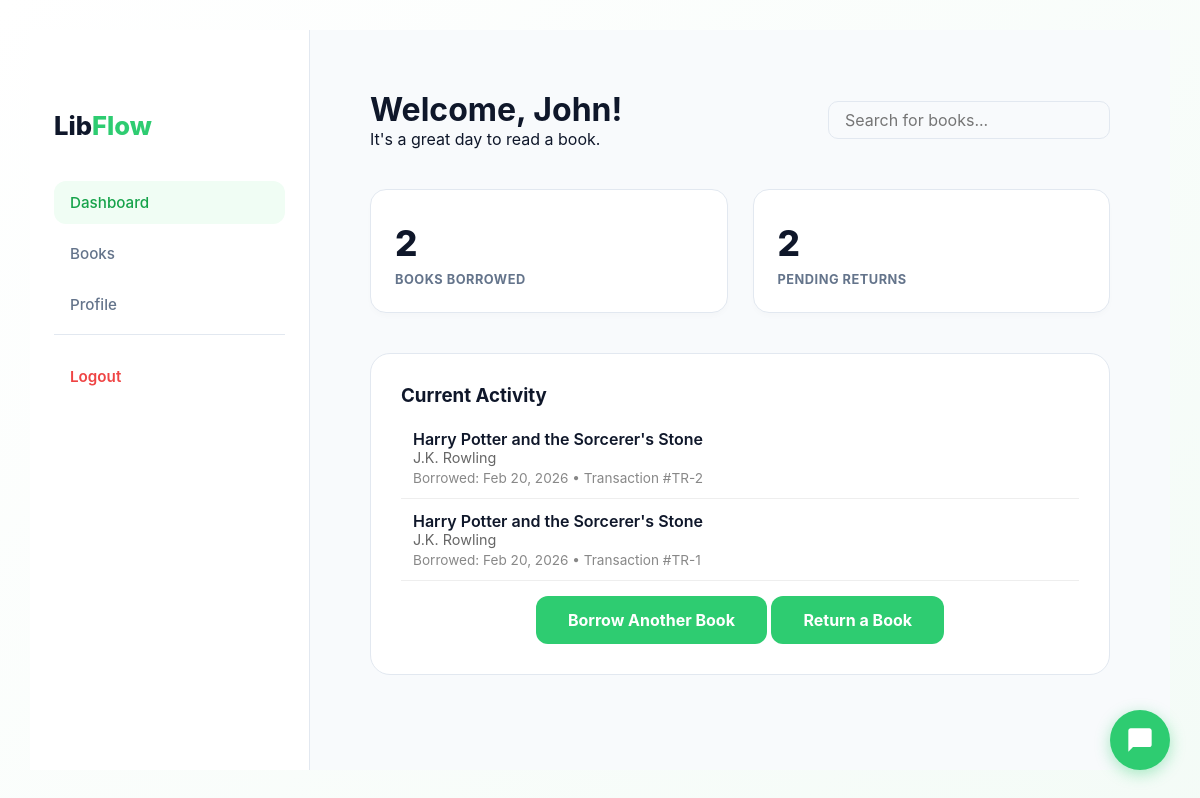
The app's page /dashboard.php (signed in) with its own data.
### tables this page shows
CREATE TABLE `transactions` (
  `id` int(11) NOT NULL AUTO_INCREMENT,
  `user_id` int(11) NOT NULL,
  `book_id` int(11) NOT NULL,
  `issue_date` date NOT NULL,
  `return_date` date DEFAULT NULL,
  `status` enum('borrowed','returned','overdue') DEFAULT 'borrowed',
  `created_at` timestamp NOT NULL DEFAULT current_timestamp(),
  PRIMARY KEY (`id`),
  KEY `fk_user` (`user_id`),
  KEY `fk_book` (`book_id`),
  CONSTRAINT `fk_book` FOREIGN KEY (`book_id`) REFERENCES `books` (`id`) ON DELETE CASCADE,
  CONSTRAINT `fk_user` FOREIGN KEY (`user_id`) REFERENCES `users` (`id`) ON DELETE CASCADE
);

CREATE TABLE `books` (
  `id` int(11) NOT NULL AUTO_INCREMENT,
  `title` varchar(200) NOT NULL,
  `author` varchar(150) NOT NULL,
  `genre` varchar(150) DEFAULT NULL,
  `quantity` int(11) DEFAULT 0,
  `cover_image` varchar(255) DEFAULT NULL,
  `created_at` timestamp NOT NULL DEFAULT current_timestamp(),
  PRIMARY KEY (`id`)
);

### src/dashboard.php (the view, shortened to what this page needs)
<?php
require_once "db_config.php";
function h($str)
{
    return htmlspecialchars($str ?? "", ENT_QUOTES, "UTF-8");
}
$user_id = intval($_SESSION["user_id"]);
$stmtTotal = $link_id->prepare("SELECT COUNT(*) AS total FROM transactions WHERE user_id = ?");
$stmtTotal->execute([$user_id]);
$totalBorrowed = intval($stmtTotal->fetch(PDO::FETCH_ASSOC)["total"] ?? 0);
$stmtPending = $link_id->prepare("SELECT COUNT(*) AS pending FROM transactions WHERE user_id = ? AND status = 'borrowed'");
$stmtPending->execute([$user_id]);
$pendingReturns = intval($stmtPending->fetch(PDO::FETCH_ASSOC)["pending"] ?? 0);
$stmtActive = $link_id->prepare("
    SELECT
        t.id,
        t.issue_date,
        b.title,
        b.author
    FROM transactions t
    INNER JOIN books b ON b.id = t.book_id
    WHERE t.user_id = ?
      AND t.status = 'borrowed'
    ORDER BY t.id DESC
    LIMIT 5
");
$stmtActive->execute([$user_id]);
$activeLoans = $stmtActive->fetchAll(PDO::FETCH_ASSOC);
$firstName = explode(" ", trim($_SESSION["user_name"] ?? "User"))[0];
?>
<!DOCTYPE html>
<html lang="en">
<?php include "heading.php" ?>
<head>
</head>
<body>
    <div class="dashboard-wrapper">
        <div class="sidebar">
            <div class="sidebar-top">
                <div class="logo">Lib<span>Flow</span></div>
            </div>
            <nav id="nav-menu">
                <a href="dashboard.php" class="active">Dashboard</a>
                <a href="user/history_books.php">Books</a>
                <a href="user/user_profile.php">Profile</a>
                <div class="logout-container">
                    <a href="logout.php" class="logout">Logout</a>
                </div>
            </nav>
        </div>
        <main class="content">
            <header class="header">
                <div class="header-left">
                    <h1>Welcome, <?php echo h($firstName); ?>!</h1>
                    <p>It's a great day to read a book.</p>
                </div>
                <div class="search-box">
                    <input type="text" placeholder="Search for books...">
                </div>
            </header>
            <div class="stats-row">
                <div class="stat-item">
                    <span class="stat-value"><?php echo $totalBorrowed; ?></span>
                    <span class="stat-label">Books Borrowed</span>
                </div>
                <div class="stat-item">
                    <span class="stat-value"><?php echo $pendingReturns; ?></span>
                    <span class="stat-label">Pending Returns</span>
                </div>
            </div>
            <div class="user-grid">
                <div class="status-card">
                    <h3>Current Activity</h3>
                    <?php if (count($activeLoans) == 0) { ?>
                        <div class="empty-state">
                            <div class="empty-icon">📂</div>
                            <p>No active loans at the moment.</p>
                            <a href="borrow.php" class="btn-primary">Borrow Your First Book</a>
                        </div>
                    <?php } else { ?>
                        <div style="margin-top: 10px;">
                            <?php foreach ($activeLoans as $loan) { ?>
                                <div style="padding: 12px; border-bottom: 1px solid #eee;">
                                    <div style="font-weight: 600;">
                                        <?php echo h($loan["title"]); ?>
                                    </div>
                                    <div style="font-size: 0.9rem; color: #666;">
                                        <?php echo h($loan["author"]); ?>
                                    </div>
                                    <div style="font-size: 0.85rem; color: #888; margin-top: 4px;">
                                        Borrowed: <?php echo date("M d, Y", strtotime($loan["issue_date"])); ?>
                                        • Transaction #TR-<?php echo h($loan["id"]); ?>
                                    </div>
                                </div>
                            <?php } ?>
                        </div>
                        <div style="margin-top: 15px; text-align:center;">
                            <a href="borrow.php" class="btn-primary">Borrow Another Book</a>
                            <a href="return.php" class="btn-primary">Return a Book</a>
                        </div>
                    <?php } ?>
                </div>
            </div>
        </main>
    </div>
    <div class="chatbot-wrapper">
        <button class="chat-bubble" id="chat-bubble">
            <svg viewBox="0 0 24 24" width="28" height="28" fill="white">
                <path d="M20 2H4c-1.1 0-2 .9-2 2v18l4-4h14c1.1 0 2-.9 2-2V4c0-1.1-.9-2-2-2z"></path>
            </svg>
        </button>
    </div>
</body>
</html>

### src/heading.php (shortened to what this page needs)
<!DOCTYPE html>
<html lang="en">
<head>
    <link rel="stylesheet" href="https://cdnjs.cloudflare.com/ajax/libs/font-awesome/6.0.0/css/all.min.css">
    <link rel="stylesheet" type="text/css" href="css/main.css">
    <link rel="stylesheet" type="text/css" href="css/register.css">
    <link rel="stylesheet" type="text/css" href="css/login.css">
    <link rel="stylesheet" type="text/css" href="css/borrow.css">
    <link rel="stylesheet" type="text/css" href="css/return.css">
    <link rel="stylesheet" type="text/css" href="css/dashboard.css">
    <link rel="stylesheet" type="text/css" href="css/chatbot.css">
    <link rel="stylesheet" type="text/css" href="../css/a-manage-users.css">
    <link rel="stylesheet" type="text/css" href="../css/a-add-book.css">
    <link rel="stylesheet" type="text/css" href="../css/a-view-book.css">
    <link rel="stylesheet" type="text/css" href="../css/a-view-transaction.css">
    <link rel="stylesheet" type="text/css" href="../css/a-dashboard.css">
</head>
<body>
</body>
</html>

### src/css/main.css (style rules this page uses)
* { margin: 0; padding: 0; box-sizing: border-box; font-family: 'Inter', 'Segoe UI', sans-serif; }
html, body { height: 100%; overflow: hidden; }
body { background: linear-gradient(-45deg, #ffffff, #f9fdfb, #f0faf4, #ffffff); background-size: 400% 400%; animation: gradientMove 15s ease infinite; display: flex; flex-direction: column; }
.logo { margin-top: 40px !important; font-size: 1.6rem; font-weight: 800; color: #2c3e50; white-space: nowrap; }
.logo span { color: #2ecc71; }
.btn-primary, .btn-secondary { padding: 16px 32px; border-radius: 12px; text-decoration: none; font-weight: 700; transition: 0.3s; }
.btn-primary { background: #2ecc71; color: white; }

### src/css/register.css (style rules this page uses)
* { margin: 0; padding: 0; box-sizing: border-box; font-family: 'Inter', 'Segoe UI', sans-serif; }
body { background-color: #f4f7f6; display: flex; justify-content: center; align-items: center; height: 100vh; padding: 20px; }
button { background-color: #2ecc71; color: white; padding: 14px; border: none; border-radius: 10px; font-weight: 700; font-size: 1rem; cursor: pointer; transition: all 0.3s ease; }

### src/css/login.css (style rules this page uses)
* { margin: 0; padding: 0; box-sizing: border-box; font-family: 'Inter', 'Segoe UI', sans-serif; }
body { background: linear-gradient(-45deg, #ffffff, #f9fdfb, #f0faf4, #ffffff); background-size: 400% 400%; animation: gradientMove 15s ease infinite; height: 100vh; display: flex; justify-content: center; align-items: center; padding: 20px; overflow: hidden; }
input { width: 100%; padding: 14px 16px; border: 1.5px solid #eee; border-radius: 10px; font-size: 15px; transition: all 0.3s ease; outline: none; background: white; }

### src/css/borrow.css (style rules this page uses)
* { margin: 0; padding: 0; box-sizing: border-box; font-family: 'Inter', 'Segoe UI', sans-serif; }
body { background-color: #f4f7f6; }
input, select { width: 100%; padding: 10px; border: 1px solid #ddd; border-radius: 5px; font-size: 0.9rem; outline: none; transition: 0.3s; }

### src/css/return.css (style rules this page uses)
* { margin: 0; padding: 0; box-sizing: border-box; font-family: 'Inter', 'Segoe UI', sans-serif; }
body { background: linear-gradient(-45deg, #ffffff, #f9fdfb, #f0faf4, #ffffff); background-size: 400% 400%; animation: gradientMove 15s ease infinite; height: 100vh; display: flex; justify-content: center; align-items: center; overflow: hidden; }
input, select { width: 100%; padding: 14px; border: 1.5px solid #eee; border-radius: 10px; font-size: 0.95rem; outline: none; transition: all 0.3s ease; background-color: white; }

### src/css/chatbot.css (style rules this page uses)
.chatbot-wrapper { position: fixed; bottom: 30px; right: 30px; z-index: 2000; }
.chat-bubble { width: 60px; height: 60px; background: #2ecc71; border-radius: 50%; border: none; cursor: pointer; box-shadow: 0 4px 15px rgba(46, 204, 113, 0.4); display: flex; align-items: center; justify-content: center; transition: 0.3s cubic-bezier(0.175, 0.885, 0.32, 1.275); }

### src/css/a-manage-users.css (style rules this page uses)
* { margin: 0; padding: 0; box-sizing: border-box; font-family: 'Inter', 'Segoe UI', sans-serif; }
body { background-color: #f4f7f6; display: flex; justify-content: center; align-items: center; height: 100vh; width: 100vw; overflow: hidden; padding: 20px; }

### src/css/a-add-book.css (style rules this page uses)
* { margin: 0; padding: 0; box-sizing: border-box; font-family: 'Inter', 'Segoe UI', sans-serif; }
body { background-color: #f8fafc; color: #1e293b; padding: 30px 20px; }
input[type="text"], input[type="number"] { width: 100%; padding: 8px 16px; border-radius: 10px; border: 1px solid #e2e8f0; background: #f8fafc; font-size: 1rem; }

### src/css/a-view-book.css (style rules this page uses)
* { margin: 0; padding: 0; box-sizing: border-box; font-family: 'Inter', 'Segoe UI', sans-serif; }
body { background-color: #f8fafc; color: #1e293b; padding: 30px 20px; }

### src/css/a-view-transaction.css (style rules this page uses)
* { margin: 0; padding: 0; box-sizing: border-box; font-family: 'Inter', 'Segoe UI', sans-serif; }
body { background-color: #f8fafc; padding: 30px; }

### records on screen
transactions: book.title "Harry Potter and the Sorcerer's Stone", book.author "J.K. Rowling", issue_date "Feb 20, 2026", id "2"
transactions: book.title "Harry Potter and the Sorcerer's Stone", book.author "J.K. Rowling", issue_date "Feb 20, 2026", id "1"

### other values on screen
$firstName "John"
$totalBorrowed "2"
$pendingReturns "2"
